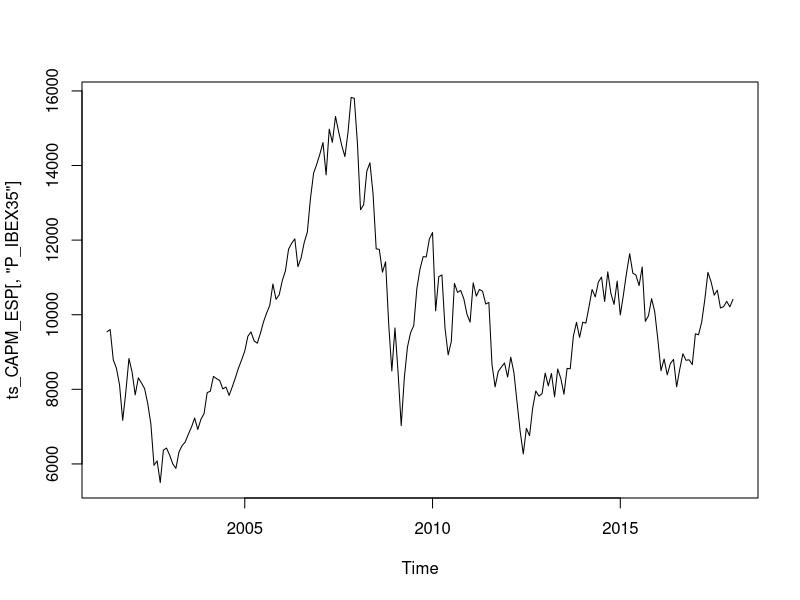
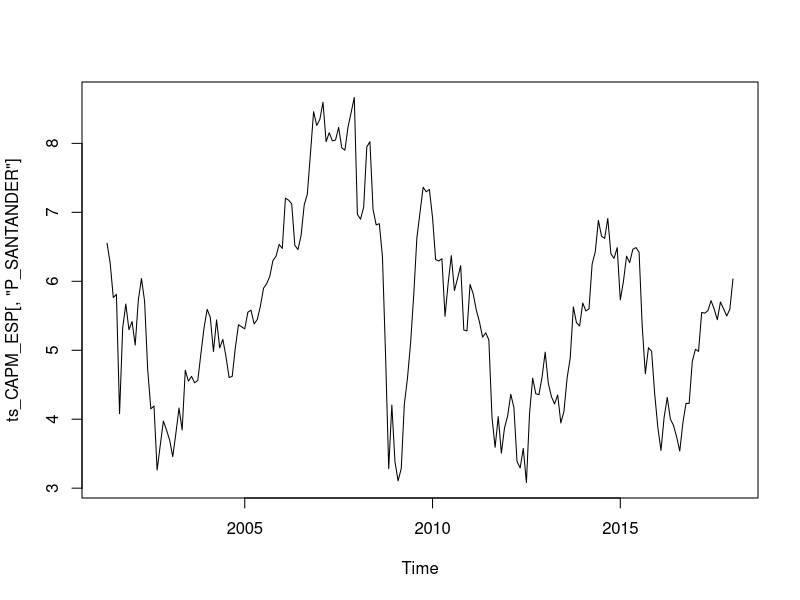
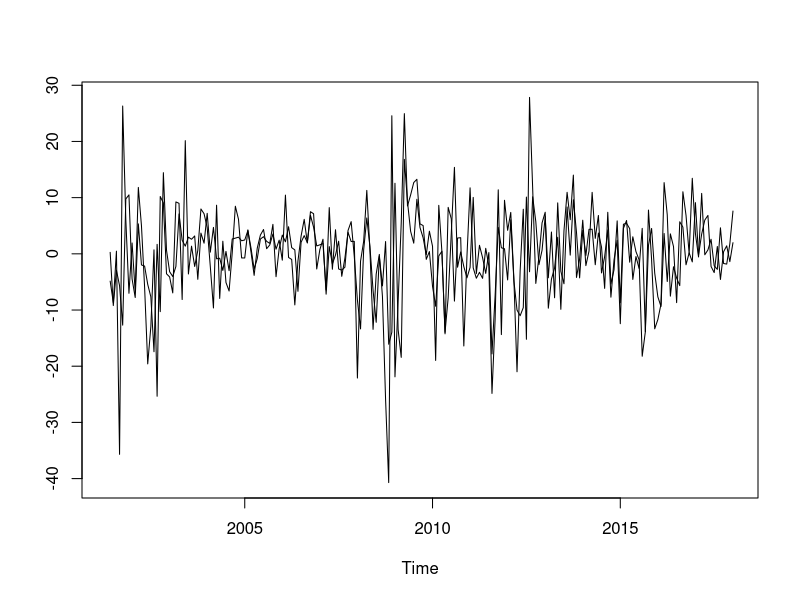
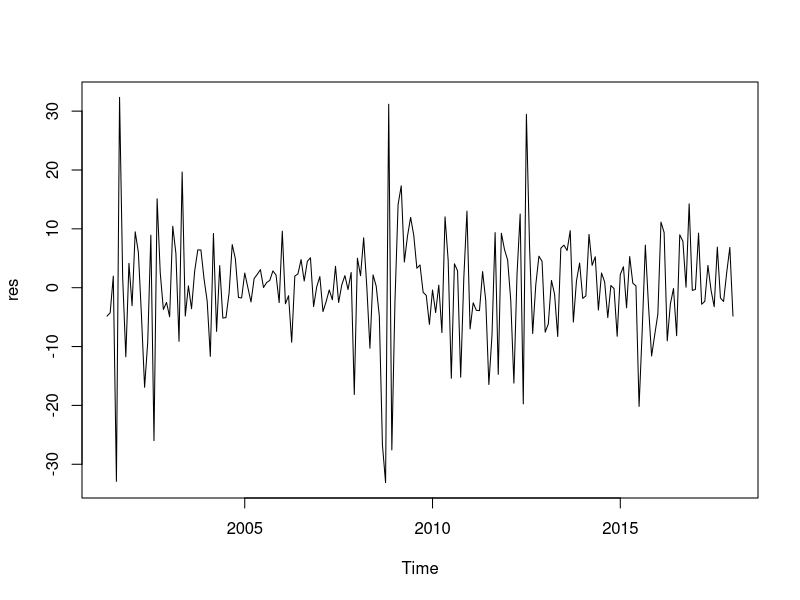
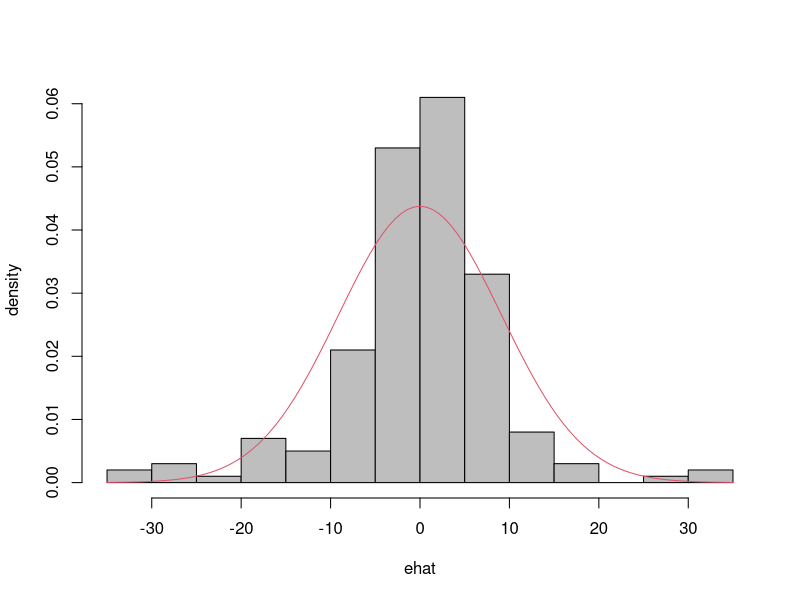
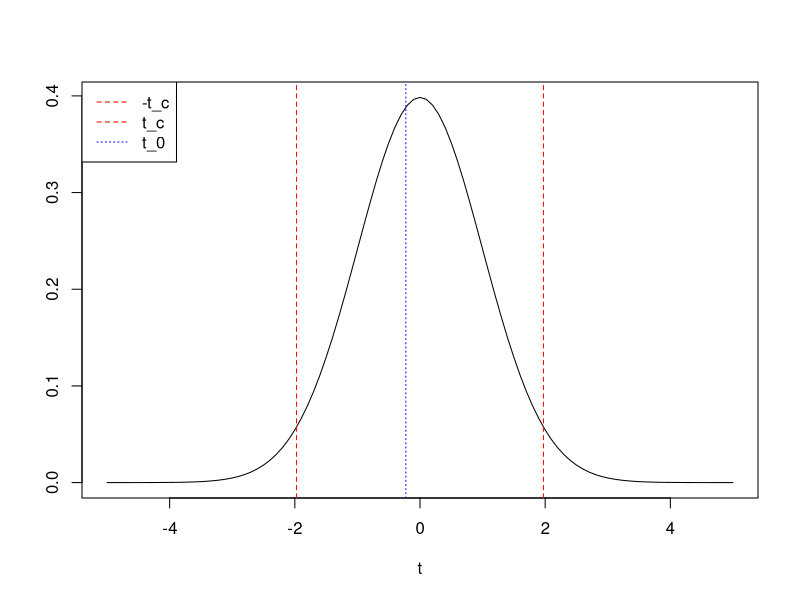
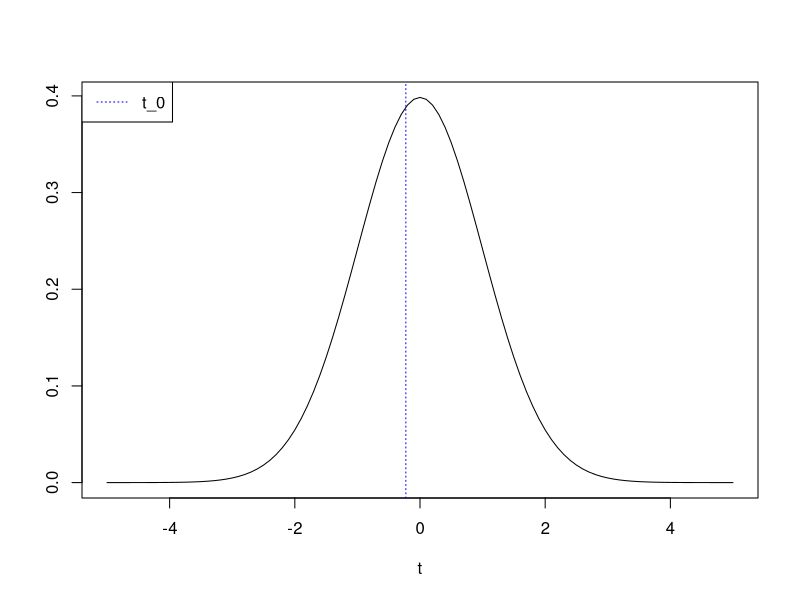
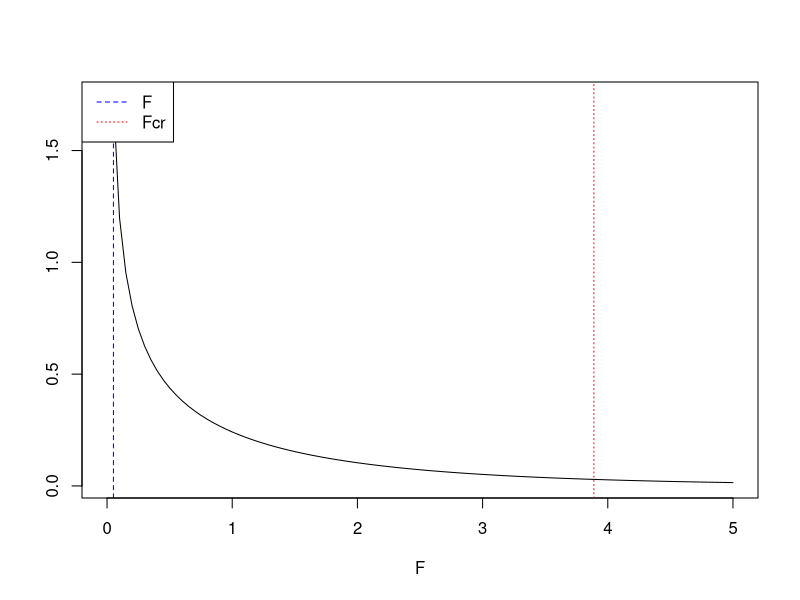

Source code (R) for these figures, in order:
## ---- chunk 1
#| include: true
#| warning: false
#| message: false

# Lectura de librerías
library(tidyverse)
# Lectura de datos
CAPM_ESP <- read_delim("data/CAPM_ESP.csv", delim = ";")
head(CAPM_ESP)
tail(CAPM_ESP)
# Transformación de variables
CAPM_ESP$r_SAN = c(NA,100*diff(log(CAPM_ESP$P_SANTANDER)))
CAPM_ESP$r_IBEX = c(NA,100*diff(log(CAPM_ESP$P_IBEX35)))
CAPM_ESP$r_LT1Y = CAPM_ESP$R_LT1Y/12
CAPM_ESP$er_SAN = CAPM_ESP$r_SAN - CAPM_ESP$r_LT1Y
CAPM_ESP$er_IBEX = CAPM_ESP$r_IBEX - CAPM_ESP$r_LT1Y
# Formato de series temporales
ts_CAPM_ESP <- ts(CAPM_ESP, 
                  start = c(2001,5), 
                  end = c(2018,1), 
                  frequency = 12)
# Algunas gráficas de las variables básicas del modelo
ts.plot(ts_CAPM_ESP[,"P_IBEX35"])
ts.plot(ts_CAPM_ESP[,"P_SANTANDER"])
ts.plot(ts_CAPM_ESP[,"er_SAN"],ts_CAPM_ESP[,"er_IBEX"])
# Modelo CAPM para las acciones del Banco Santander 
CAPM_SANTANDER  <-  lm(er_SAN ~ er_IBEX, data = ts_CAPM_ESP)
summary(CAPM_SANTANDER)
# Intervalos de confianza para los parámetros estructurales del modelo
# Cálculo de forma 'manual'
alpha <- 0.05
df <- df.residual(CAPM_SANTANDER) # grados de libertad
t_c <- qt(1-alpha/2, df)
b1 <- coef(CAPM_SANTANDER)[[1]] # estimación del parámetro beta1
b1
seb1 <- sqrt(vcov(CAPM_SANTANDER)[1,1]) # eest. desviación típica beta1
seb1
inf_b1 <- b1-t_c*seb1 # cota inferior
sup_b1 <- b1+t_c*seb1 # cota superior
inf_b1 ; sup_b1
b2 <- coef(CAPM_SANTANDER)[[2]] # estimación del parámetro beta2
b2
seb2 <- sqrt(vcov(CAPM_SANTANDER)[2,2]) # est. desviación típica beta2
seb2
inf_b2 <- b2-t_c*seb2 # cota inferior
sup_b2 <- b2+t_c*seb2 # cota superior
inf_b2 ; sup_b2
# Cálculo automático
confint(CAPM_SANTANDER)
# Ajuste del modelo (R^2) y ANOVA
s_CAPM_SANTANDER <- summary(CAPM_SANTANDER)
print(s_CAPM_SANTANDER)
names(s_CAPM_SANTANDER)
R2 <- s_CAPM_SANTANDER$r.squared
R2
anova(CAPM_SANTANDER)
# Número de obsevaciones
T <- nobs(CAPM_SANTANDER)
T
# Número de parámetros
K <- T-df
K
# Estadístico F de significación global
F_0 <- (R2/(K-1))/((1-R2)/(T-K))
F_0
# Residuos del modelo
res <- s_CAPM_SANTANDER$residuals
res <- ts(res, start=c(2001,5), end = c(2018,1), frequency = 12)
plot(res)
# Histograma de los residuos y comparación con la distribución normal
ehat <- resid(CAPM_SANTANDER)
ebar <- mean(ehat)
sdehat <- sd(ehat)
hist(ehat, col="grey", breaks = 20, freq=FALSE, main="", 
     ylab="density", xlab="ehat")
curve(dnorm(x, ebar, sdehat), col=2, add=TRUE, ylab="density", xlab="ehat")
# Contrastes de hipótesis bilaterales
#
# "Valor alfa" del activo: beta1=0 versus beta1≠0
# Estadístico t
alpha <- 0.05 # nivel de significación
b1 <- coef(CAPM_SANTANDER)[[1]] # estimación del parámetro beta1
b1
seb1 <- sqrt(vcov(CAPM_SANTANDER)[1,1]) # est. desviación típica beta1
seb1
c <- 0
df <- df.residual(CAPM_SANTANDER) # grados de libertad
t_0 <- (b1-c)/seb1 # estadístico t
t_0
# Método del valor crítico
t_c <- qt(1-alpha/2, df) # valor crítico
t_c
# Gráfico de la función de densidad de la distribución t de Student, 
# del valor crítico y del estadístico t_0
curve(dt(x, df), -5, 5, ylab=" ", xlab="t")
abline(v=c(-t_c, t_c, t_0), col=c("red", "red", "blue"), lty=c(2,2,3))
legend("topleft", legend=c("-t_c", "t_c", "t_0"), 
       col=c("red", "red", "blue"), lty=c(2, 2, 3))
# Método del P-valor
p <- 2*(1-pt(abs(t_0), df))
p
# Gráfico de la función de densidad de la distribución t y del estadístico t_0
curve(dt(x, df), -5, 5, ylab=" ", xlab="t")
abline(v=c(t_0), col=c("blue"), lty=c(3))
legend("topleft", legend=c("t_0"), col=c("blue"), lty=c(3))
# Estadístico F
library(car)
H_0 <- "(Intercept) = 0"
linearHypothesis(CAPM_SANTANDER, H_0, test="F")
# Gráfico de la función de densidad de la distribución F de Fisher-Snedecor, 
# del valor crítico y del estadístico F_0
F_0 <- linearHypothesis(CAPM_SANTANDER, H_0, test="F")[2,5] # estadístico F
F_0
F_c <- qf(1-alpha, 1, df) # valor crítico
F_c
curve(df(x, 1, df), 0, 5, ylab=" ", xlab="F")
abline(v=c(F_0,F_c), col=c("blue","red"), lty=c(2,3))
legend("topleft", legend=c("F","Fcr"), col=c("blue","red"), lty=c(2,3))
# "Valor beta" del activo: beta2=1 versus beta2≠1
# Estadístico t
alpha <- 0.05 # nivel de significación
b2 <- coef(CAPM_SANTANDER)[[2]] # estimación del parámetro beta2
b2
seb2 <- sqrt(vcov(CAPM_SANTANDER)[2,2]) # eest. desviación típica beta2
seb2
c <- 1
df <- df.residual(CAPM_SANTANDER) # grados de libertad
t_0 <- (b2-c)/seb2 # estadístico t
t_0
# Método del valor crítico
t_c <- qt(1-alpha/2, df) # valor crítico
t_c
# Gráfico de la función de densidad de la distribución t, del valor crítico 
# y del estadístico t_0
curve(dt(x, df), -6, 6, ylab=" ", xlab="t")
abline(v=c(-t_c, t_c, t_0), col=c("red", "red", "blue"), lty=c(2,2,3))
legend("topleft", legend=c("-t_c", "t_c", "t_0"), 
       col=c("red", "red", "blue"), lty=c(2, 2, 3))
# Método del P-valor
p <- 2*(1-pt(abs(t_0), df))
p
# Gráfico de la función de densidad de la distribución t y del estadístico t_0
curve(dt(x, df), -6, 6, ylab=" ", xlab="t")
abline(v=c(t_0), col=c("blue"), lty=c(3))
legend("topleft", legend=c("t_0"), col=c("blue"), lty=c(3))
# Estadístico F
H_0 <- "er_IBEX = 1"
linearHypothesis(CAPM_SANTANDER,H_0,test="F")
# Contraste conjunto de la hipótesis beta1=0, beta2=1
H_0 <- c("(Intercept) = 0", "er_IBEX = 1")
linearHypothesis(CAPM_SANTANDER,H_0,test="F")
# Contrastes unilaterales
#
# ¿Activo defensivo o agresivo?: beta2≤1 versus beta2>1
c <- 1
alpha <- 0.05
t_0 <- (b2-c)/seb2
t_0
# Método del valor crítico
t_c <- qt(1-alpha, df) # alpha no se divide por 2
t_c
curve(dt(x, df), -6, 6, ylab=" ", xlab="t")
abline(v=c(t_c, t_0), col=c("red", "blue"), lty=c(2, 3))
legend("topleft", legend=c("t_c", "t_0"), col=c("red", "blue"), lty=c(2, 3))
# Método del P-valor
p <- 1-pt(t_0, df)
p
# ¿Activo ultra-agresivo?: beta2≥2 versus beta2<2
c <- 2
alpha <- 0.05
t_0 <- (b2-c)/seb2
t_0
# Método del valor crítico
t_c <- qt(alpha, df) # alpha no se divide por 2
t_c
curve(dt(x, df), -20, 20, ylab=" ", xlab="t")
abline(v=c(t_c, t_0), col=c("red", "blue"), lty=c(2, 3))
legend("topleft", legend=c("t_c", "t_0"), col=c("red", "blue"), lty=c(2, 3))
# Método del P-valor
p <- pt(t_0, df)
p
# NOTA:
# Distribuciones de probabilidad en R ->
# https://rstudio.github.io/r-manuals/r-intro/Probability-distributions.html
